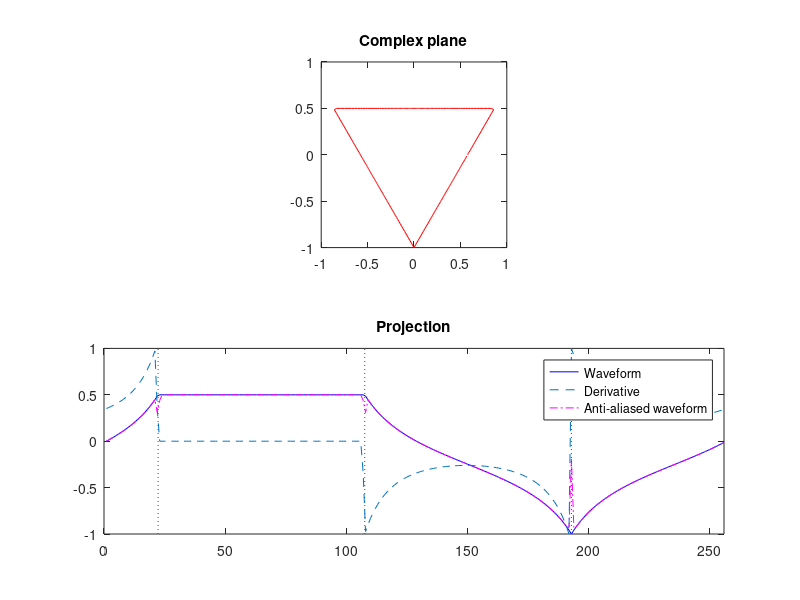
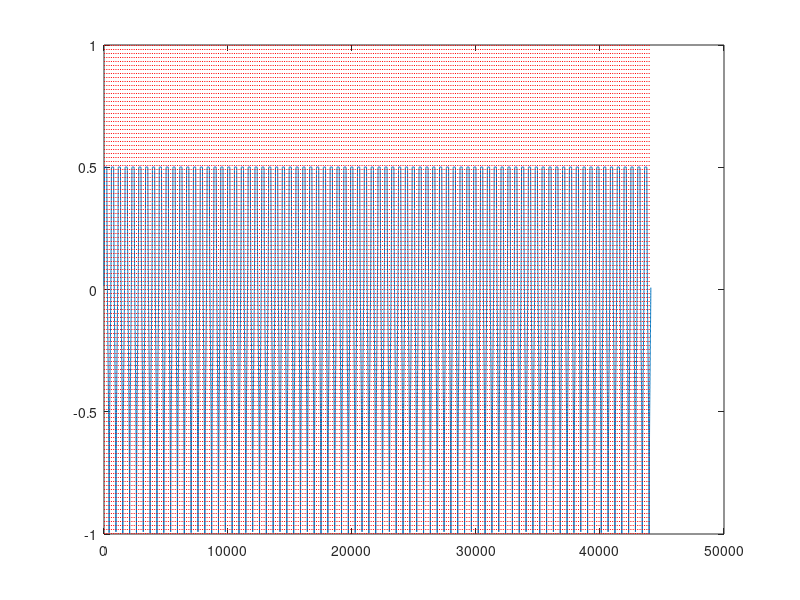

Write the MATLAB code that produced these figures, in order.
%% wavetable

tableSize = 256;
%waveTable = zeros(1, tableSize);

% core parameters
N = 3; % schlalfi numerator
np = 1; % schalfi denominator (number of periods)
n = N/np; % order (schlalfi symbol) (n>2)
f0 = 80/np; % f0
T = 0.0; % teeth
phaseOffset = pi / 2; % initial phase
R = 1; % scale


t = [0:tableSize-1]/tableSize; % time vector
theta = 2*pi*t*np; % phase angle
p = zeros(1, tableSize); % radial amplitude of geometry
 
for i=1:tableSize % geometry
    p(i) = cos(pi/n) / cos(mod(theta(i)+phaseOffset, 2*pi/n) -pi/n + T) * R; % (modified Eq1) 
end

poly = zeros(1, tableSize); % sampled geometry
for i=1:tableSize
    poly(i) = p(i) * (cos(theta(i)) + 1j*sin(theta(i)));
end

waveTable = imag(poly); % projection to y axis

%% anti aliasing

dx = diff(waveTable); % first derivative of the waveform
dx = dx / max(abs(dx)); % normalisation
dx = [dx dx(1)]; % wrap around

waveTableAA = waveTable; % anti-aliased waveform
disc = zeros(1, N); % location of discontinuities expressed in samples

for k=1:N % iterates through discontinuities
    disc(k) = mod(tableSize/N*k+1 - tableSize/np/(2*pi / phaseOffset), tableSize);
    
    % boundary samples (wrapped around the wavetable)
    n3 = mod(ceil(disc(k)), tableSize);
    n1 = mod(n3-2+tableSize, tableSize);
    n2 = n1+1; %mod(n3-1+tableSize, tableSize);
    n4 = mod(n3+1+tableSize, tableSize);

    d = mod(n3 - disc(k), tableSize); % fractional delay between the discontinuity and the next sample (Eq.5)

    %u = abs(dx(n2)-dx(n3)); % change in amplitude at the discontinuities
    %u = (-sin(2*pi/N*k)*cos(pi/N)+sin(pi/N)*cos(2*pi/N*k) / cos(pi/n)) - (-sin(2*pi/N*k)*cos(pi/N)-sin(pi/N)*cos(2*pi/N*k) / cos(pi/n));
    u = abs(-2*tan(pi/N)*cos(2*pi/N*k)); % change in amplitude at the discontinuities (Eq.11)
    
    % 4-point polyBLAMP residual coefficients (Table.1)
    p0 = d^5/120;
    p1 = (-3*d^5 +5*d^4 +10*d^3 +10*d^2 +5*d +1)/120;
    p2 = (3*d^5 -10*d^4 +40*d^2 -60*d +28)/120;
    p3 = (-d^5 +5*d^4 -10*d^3 +10*d^2 -5*d +1)/120;
    
    % waveform correction on the four samples around the discontinuity
    waveTableAA(n1) = waveTable(n1) -p0*u *sign(waveTable(n1));
    waveTableAA(n2) = waveTable(n2) -p1*u *sign(waveTable(n2));
    waveTableAA(n3) = waveTable(n3) -p2*u *sign(waveTable(n3)); 
    waveTableAA(n4) = waveTable(n4) -p3*u *sign(waveTable(n4));
    
end

%% plot

subplot(2,1,1);
plot(real(poly), imag(poly), 'r');
axis([-1 1 -1 1]);
axis equal;
title('Complex plane');

subplot(2,1,2);
graph1 = plot(waveTable, 'b');
axis([0 tableSize -1 1]);
hold on;
graph2 = plot(dx, '--');
hold on;
graph3 = plot(waveTableAA, '-.m');
for i=1:N
    line([disc(i),disc(i)], [-1,1],'Color','red','LineStyle',':');
end
legend([graph1, graph2, graph3],{'Waveform', 'Derivative', 'Anti-aliased waveform'});
title('Projection');
%% synthesis

duration = 1; 
fs = 44100;
tableOverSamplingRatio = tableSize / fs;
tableDelta = f0 * tableOverSamplingRatio; % read increment for wavetable
readIndex = 1; % table read index

y = zeros(1, fs*duration); % output


for i=1:length(y) % synhtesis from wavetable
    
    % boundary indices and corresponding values
    i1 = floor(readIndex+1); 
    if i1 == tableSize
        i2 = 1;
    else
        i2 = i1+1;
    end
    v1 = waveTable(i1);
    v2 = waveTable(i2);
  
    frac = readIndex - i1; % sample fraction
    
    y(i) = v2 + (frac*(v2-v1)); %interpolation
    
    
    readIndex = readIndex + tableDelta;
    if readIndex > tableSize
        readIndex = readIndex-tableSize;
    end
    
end

%soundsc(y, fs);
figure();
plot(y);

audioDiscNum = fs*duration/(fs/f0)*N; % number of discontinuities in the audio signal
discAudio = zeros(1, audioDiscNum); % location of discontinuities in the audio signal expressed in samples

for i=1:audioDiscNum
    discAudio(i) = fs/(f0*N)*i - fs/f0/np/(2*pi / phaseOffset);
end

for i=1:audioDiscNum
    line([discAudio(i),discAudio(i)], [-1,1],'Color','red','LineStyle',':');
end

